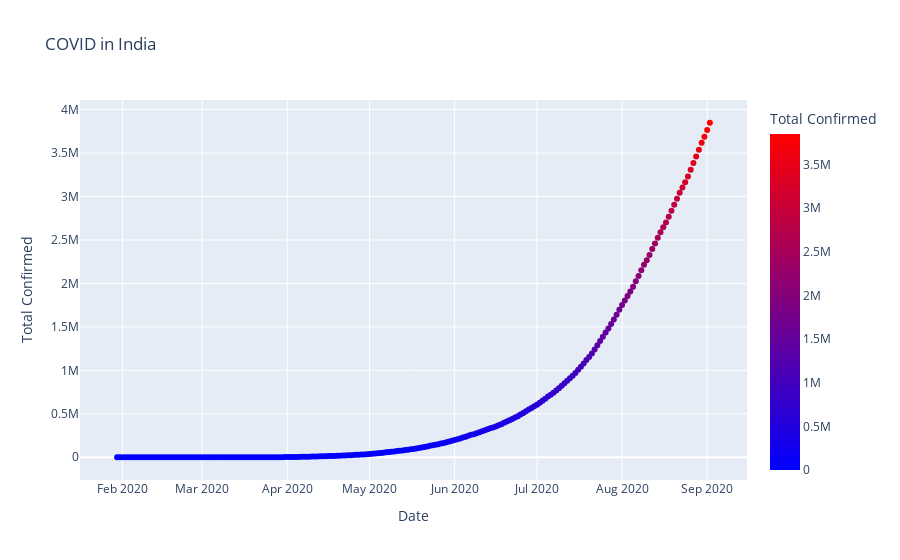

Write notebook code for a chart like this one.
### Code cell
fig = px.scatter(df_time_series, x="Date", y="Total Confirmed", color="Total Confirmed", title="COVID in India",color_continuous_scale='Bluered')
fig.show()

fig.write_html("confirmed.html")

### Figure 1 — Plotly figure (JSON) as saved in the notebook; plotly's stock layout.template omitted (floating-point values rounded to 4 significant figures; data arrays with more than 128 entries replaced by an {"elided": "..."} marker saying what was removed)
{"data": [{"hovertemplate": "Date=%{x}<br>Total Confirmed=%{marker.color}<extra></extra>", "legendgroup": "", "marker": {"color": {"elided": "217 int values"}, "coloraxis": "coloraxis", "symbol": "circle"}, "mode": "markers", "name": "", "orientation": "v", "showlegend": false, "type": "scatter", "x": {"elided": "217 str values"}, "xaxis": "x", "y": {"elided": "217 int values"}, "yaxis": "y"}], "layout": {"coloraxis": {"colorbar": {"title": {"text": "Total Confirmed"}}, "colorscale": [[0, "rgb(0,0,255)"], [1, "rgb(255,0,0)"]]}, "legend": {"tracegroupgap": 0}, "title": {"text": "COVID in India"}, "xaxis": {"anchor": "y", "domain": [0, 1], "title": {"text": "Date"}}, "yaxis": {"anchor": "x", "domain": [0, 1], "title": {"text": "Total Confirmed"}}}}
